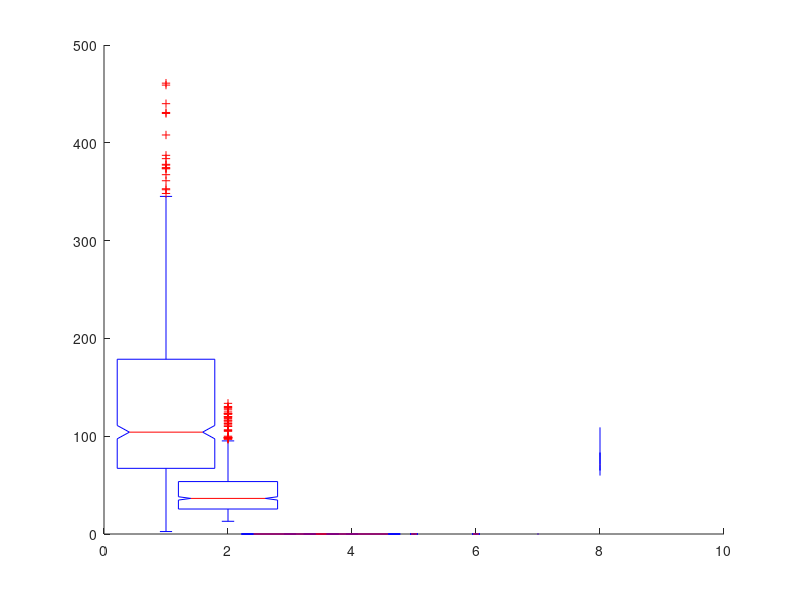

This figure's MATLAB source: (Note: this script raises an error after producing the figure.)
clear all
close all
load('summary.mat');


for i = 1:11
    if i <= 7
        betweenTimes(i,:) = sort(betweenTimes(i,:),'descend');
        uniqueTimes(i,:) = sort(uniqueTimes(i,:),'descend');
    end
    uniqueCounts(i,:) = sort(uniqueCounts(i,:),'descend');
    counts(i,:) = sort(counts(i,:),'descend');
end

%% Times Between
uniqueHT = uniqueTimes(1,1:find(uniqueTimes(1,:)==0)-1);
uniqueAS = uniqueTimes(2,1:find(uniqueTimes(2,:)==0)-1);
uniqueDB = uniqueTimes(3,1:find(uniqueTimes(3,:)==0)-1);
uniqueV1 = uniqueTimes(4,1:find(uniqueTimes(4,:)==0)-1);
uniqueV2 = uniqueTimes(5,1:find(uniqueTimes(5,:)==0)-1);
uniqueV3 = uniqueTimes(6,1:find(uniqueTimes(6,:)==0)-1);
uniqueV4 = uniqueTimes(7,1:find(uniqueTimes(7,:)==0)-1);

unique = [uniqueHT,uniqueAS, uniqueDB, uniqueV1, uniqueV2, uniqueV3, uniqueV4];
groups = [ones(size(uniqueHT)),2*ones(size(uniqueAS)),3*ones(size(uniqueDB)),4*ones(size(uniqueV1)),5*ones(size(uniqueV2)),6*ones(size(uniqueV3)),7*ones(size(uniqueV4))];

hold on

% boxplot(unique,groups,'Notch', 'on','Widths',0.8)
% xlabel('Patient Groups')
% ylabel('Time (seconds)')
% title('Time Before Test')

%% Rest Recorded
restHT = uniqueCounts(1,1:find(uniqueCounts(1,:)==0)-1);
restAS = uniqueCounts(2,1:find(uniqueCounts(2,:)==0)-1);
restDB = uniqueCounts(3,1:find(uniqueCounts(3,:)==0)-1);
restbV1 = uniqueCounts(4,1:find(uniqueCounts(4,:)==0)-1);
restbV2 = uniqueCounts(6,1:find(uniqueCounts(5,:)==0)-1);
restbV3 = uniqueCounts(8,1:find(uniqueCounts(6,:)==0)-1);
restbV4 = uniqueCounts(10,1:find(uniqueCounts(7,:)==0)-1);
resteV1 = uniqueCounts(5,1:find(uniqueCounts(8,:)==0)-1);
resteV2 = uniqueCounts(7,1:find(uniqueCounts(9,:)==0)-1);
resteV3 = uniqueCounts(9,1:find(uniqueCounts(10,:)==0)-1);
resteV4 = uniqueCounts(11,1:find(uniqueCounts(11,:)==0)-1);

restb4 = [restHT, restAS, restDB];
restvals = [restbV1, resteV1, restbV2, resteV2, restbV3, resteV3, restbV4, resteV4];

groups2 = [ones(size(restHT)),2*ones(size(restAS)),3*ones(size(restDB))];
groupsvals = [ones(size(restbV1)),2*ones(size(restbV2)),3*ones(size(restbV3)),4*ones(size(restbV4)),5*ones(size(resteV1)),6*ones(size(resteV2)),7*ones(size(resteV3)),8*ones(size(resteV4))];

% Rest before HT, AS, and DB
% boxplot(restb4,groups2,'Notch', 'on','Widths',0.8)
% xlabel('Patient Groups')
% ylabel('Time (seconds)')
% title('Rest Before Each Test')

% Rest before and after Valsalvas
boxplot(restvals,groupsvals,'Notch', 'on','Widths',0.8,'DataLim',[0,400],'ExtremeMode','clip')
xlabel('Patient Groups')
ylabel('Time (seconds)')
title('Rest Before and After Valsalvas')


%boxplot(uniqueV2,'Notch', 'on','Labels', {labels(5)})
